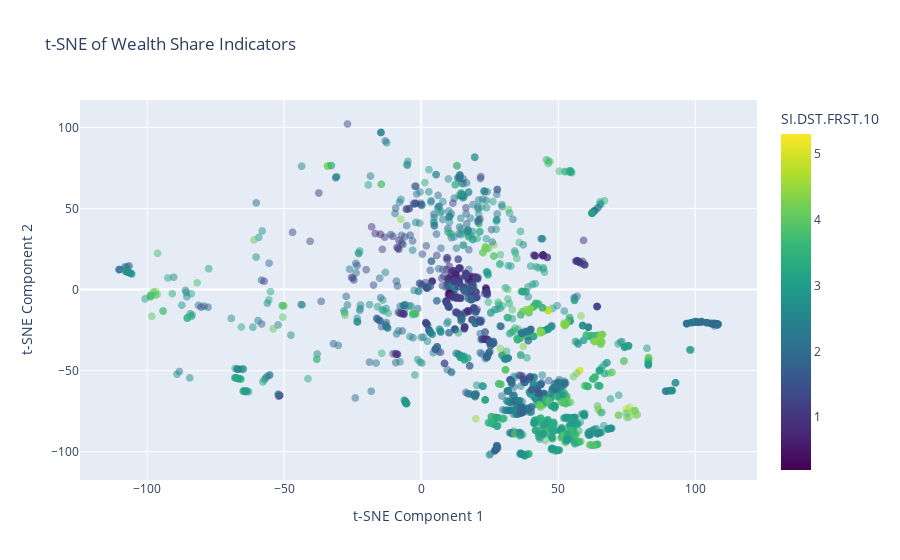

Here is the notebook cell this chart was saved with:
### Markdown cell above
## 12. Visualize t-SNE Results with Bottom 10% Income Share

### Code cell
color_column = target_bottom

# Filter out rows with NaN values in the color_column, optionally group by 'Country Name'
# to get the last entry for each country
tsne_df_filtered = tsne_df.dropna(subset=[color_column])
# tsne_df_filtered = tsne_df_filtered.groupby('Country Name').last().reset_index()

# Plot the filtered data
fig = px.scatter(
    tsne_df_filtered,
    x='t-SNE Component 1',
    y='t-SNE Component 2',
    color=color_column,
    color_continuous_scale='viridis',
    opacity=0.5,
    hover_data=['Country Name'],
    title='t-SNE of Wealth Share Indicators',
    labels={
        't-SNE Component 1': 't-SNE Component 1',
        't-SNE Component 2': 't-SNE Component 2',
        color_column: color_column
    }
)
fig.update_traces(marker=dict(size=8))
fig.update_layout(coloraxis_colorbar=dict(title=color_column))
os.makedirs('output/tsne', exist_ok=True)
fig.write_html('output/tsne/tsne_plot_bottom10.html', include_plotlyjs='cdn')
fig.show()

### Figure 1 — Plotly figure (JSON) as saved in the notebook; plotly's stock layout.template omitted (floating-point values rounded to 4 significant figures; data arrays with more than 128 entries replaced by an {"elided": "..."} marker saying what was removed)
{"data": [{"customdata": {"elided": "2110x1 str values"}, "hovertemplate": "t-SNE Component 1=%{x}<br>t-SNE Component 2=%{y}<br>Country Name=%{customdata[0]}<br>SI.DST.FRST.10=%{marker.color}<extra></extra>", "legendgroup": "", "marker": {"color": {"elided": "2110 float values"}, "coloraxis": "coloraxis", "opacity": 0.5, "size": 8, "symbol": "circle"}, "mode": "markers", "name": "", "showlegend": false, "type": "scattergl", "x": {"elided": "2110 float values"}, "xaxis": "x", "y": {"elided": "2110 float values"}, "yaxis": "y"}], "layout": {"coloraxis": {"colorbar": {"title": {"text": "SI.DST.FRST.10"}}, "colorscale": [[0, "#440154"], [0.1111, "#482878"], [0.2222, "#3e4989"], [0.3333, "#31688e"], [0.4444, "#26828e"], [0.5556, "#1f9e89"], [0.6667, "#35b779"], [0.7778, "#6ece58"], [0.8889, "#b5de2b"], [1, "#fde725"]]}, "legend": {"tracegroupgap": 0}, "title": {"text": "t-SNE of Wealth Share Indicators"}, "xaxis": {"anchor": "y", "domain": [0, 1], "title": {"text": "t-SNE Component 1"}}, "yaxis": {"anchor": "x", "domain": [0, 1], "title": {"text": "t-SNE Component 2"}}}}
